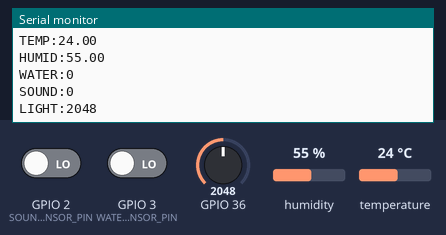
This sketch was run on a simulated ESP32. Parts: the last lines printed to the serial monitor. The test bench sets the inputs (shaded band); at power-on: humidity 55 %, GPIO 36 = 2048, GPIO 2 (SOUND_SENSOR_PIN) LOW, GPIO 3 (WATER_SENSOR_PIN) LOW, temperature 24 °C.

Above: at 2.8 s.
2.9 s: humidity set to 22 %
5.6 s: GPIO 36 set to 2866
At 7.5 s:
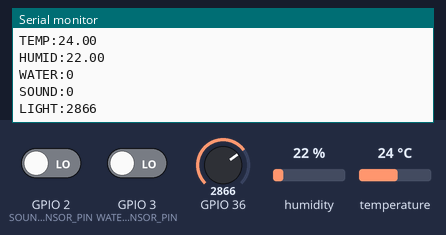
8.3 s: GPIO 2 (SOUND_SENSOR_PIN) driven HIGH
11.0 s: GPIO 3 (WATER_SENSOR_PIN) driven HIGH
13.7 s: temperature set to 12 °C
At 14.7 s:
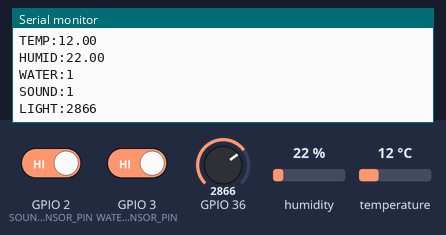
16.4 s: GPIO 36 set to 3603
At 19.5 s:
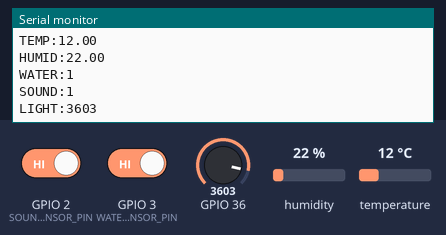
Timing chart, 0 to 20.1 s (numbered marks = the images above; inputs shaded):
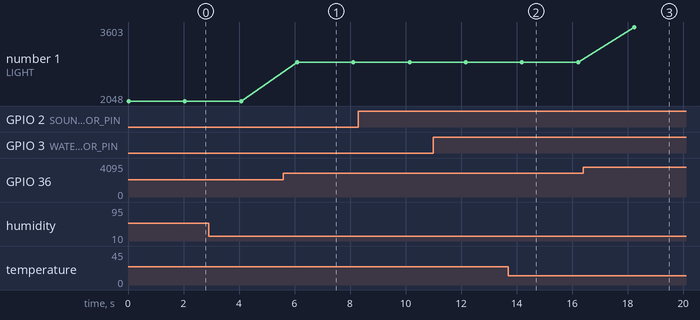

The sketch:

ARDUINO_CODE.ino
```cpp
#include "DHT.h"

#define SOUND_SENSOR_PIN 2
#define WATER_SENSOR_PIN 3
#define DHTPIN 4
#define DHTTYPE DHT11

DHT dht(DHTPIN, DHTTYPE);

void setup() {
  Serial.begin(9600); // Отправляем данные ESP32
  pinMode(SOUND_SENSOR_PIN, INPUT);
  pinMode(WATER_SENSOR_PIN, INPUT);
  dht.begin();
}

void loop() {
  int soundState = digitalRead(SOUND_SENSOR_PIN);
  int waterState = digitalRead(WATER_SENSOR_PIN);
  float temperature = dht.readTemperature();
  float humidity = dht.readHumidity();
  int lightLevel = analogRead(A0);

  Serial.print("TEMP:");
  Serial.println(temperature);

  Serial.print("HUMID:");
  Serial.println(humidity);

  Serial.print("WATER:");
  Serial.println(waterState);

  Serial.print("SOUND:");
  Serial.println(soundState);

  Serial.print("LIGHT:");
  Serial.println(lightLevel);

  delay(2000);
}
```

Measured:
- after the input at 5.6 s, the serial monitor: prints a new line after 0.49 s (image 1)
- after the input at 13.7 s, the serial monitor: prints a new line after 0.49 s (image 2)
- after the input at 16.4 s, the serial monitor: prints a new line after 1.8 s (image 3)
- plotted number 1: 2048 → 2866 after the input at 5.6 s, 2866 → 3603 after the input at 16.4 s
